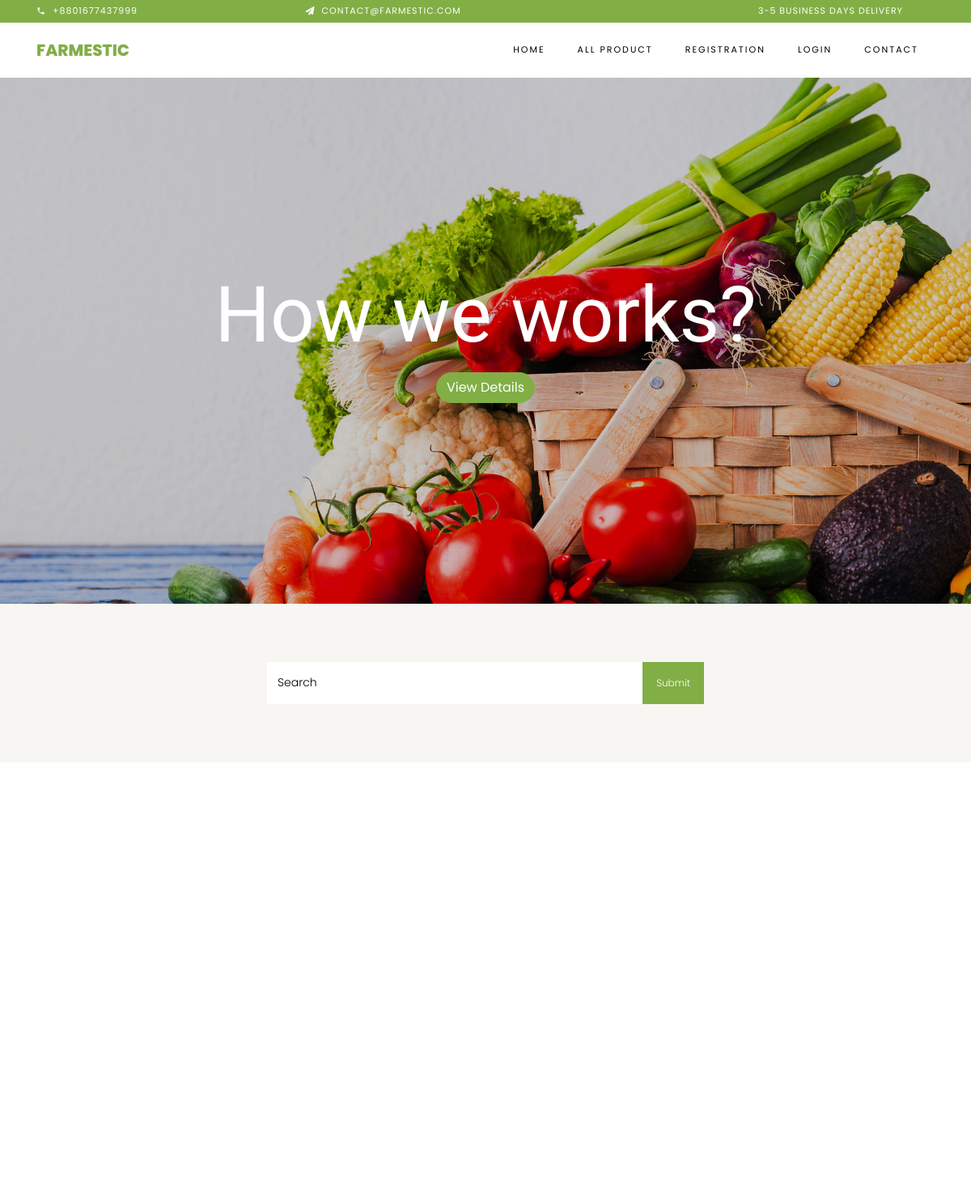
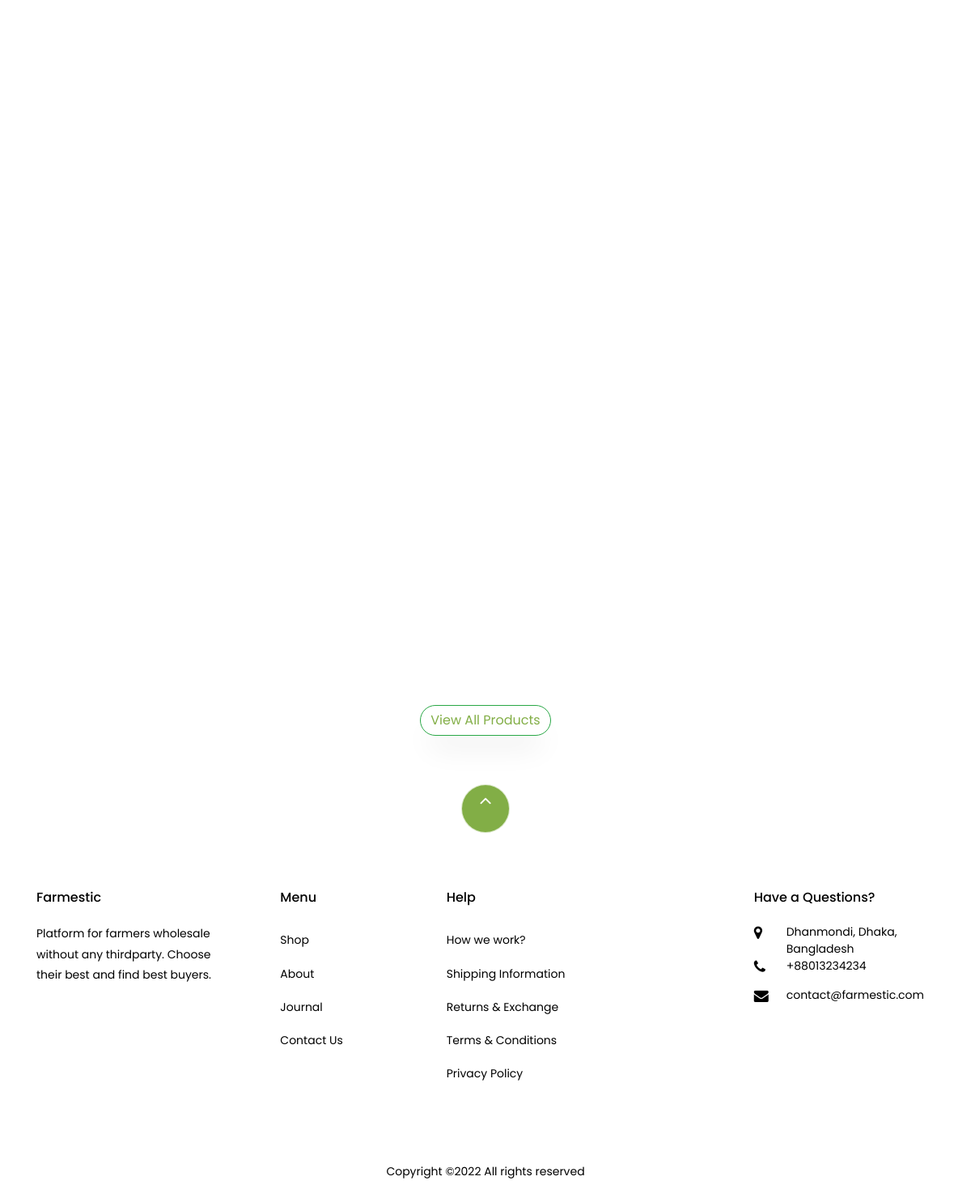
The page / on the database its author committed (2 pictures, top to bottom).
### home/models.py (models this page shows, shortened)
class Slider(models.Model):
    title = models.CharField(max_length=100)
    image = models.ImageField(upload_to='slider')
    date_added = models.DateField(auto_now_add=True)
    class Meta:
        ordering = ('-date_added',)

### home/views.py (the view)
# urls.py: path('',include('home.urls')),
def home(request):
    slide = Slider.objects.all()
    product_paginator = Product.objects.filter(is_approved = True).order_by('-date_added')[:8]
    context = {
        'slider': slide,
        'product_paginator':product_paginator,
    }
    return render(request, 'home/home.html',context)

### templates/home/home.html (shortened to what this page needs)
{% extends 'base.html' %}
{% load static %}
{% block content %}
<section id="home-section" class="hero">
    <div class="home-slider owl-carousel">
        {% for s in slider %}
        <div class="slider-item" style="background-image: url({{s.image.url}});">
            <div class="overlay"></div>
        <div class="container">
            <div class="row slider-text justify-content-center align-items-center" data-scrollax-parent="true">
            <div class="col-md-12 ftco-animate text-center">
                <h1 class="mb-2">{{s.title}}</h1>
                <p><a href="#" class="btn btn-primary">View Details</a></p>
            </div>
            </div>
        </div>
        </div>
    {% endfor %}
  </div>
</section>
{% include 'home/search_form.html' %}
<section class="ftco-section">
    <div class="container">
        <div class="row no-gutters ftco-services">
</div>
    </div>
</section>
<section class="ftco-section">
    <div class="container">
            <div class="row justify-content-center mb-3 pb-3">
    </div>
    </div>
    <div class="container">
        <div class="row">
        </div>
        <center><button class="btn btn-outline-success"><a href="{% url 'all_products' %}">View All Products</a></button></center>
    </div>
</section>
{% endblock content %}

### rows shown on the page
Slider: image (picture), title "How we works?"
